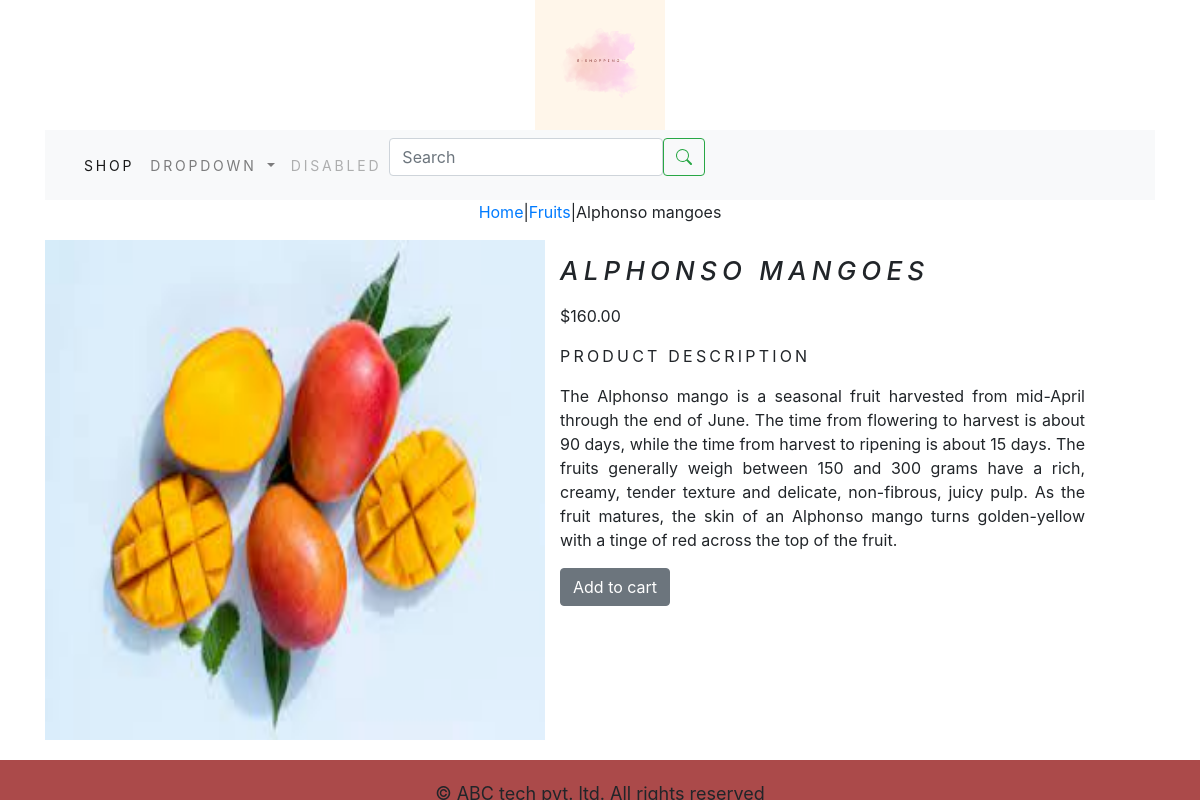
/shopapp/fruits/mangoes/, run on the app's committed database.
### shopapp/models.py (models this page shows, shortened)
class Product(models.Model):
    name=models.CharField(max_length=250,unique=True)
    slug=models.SlugField(max_length=250,unique=True)
    description=models.TextField(blank=True)
    price=models.DecimalField(max_digits=10,decimal_places=2)
    category=models.ForeignKey(Category,on_delete=models.CASCADE)
    image=models.ImageField(upload_to='product',blank=True)
    stock=models.IntegerField()
    available=models.BooleanField(default=True)
    created=models.DateTimeField(auto_now_add=True)
    updated=models.DateTimeField(auto_now=True)
    class Meta:
        ordering=('name',)
        verbose_name='product'
        verbose_name_plural='products'
    def __str__(self):
        return '{}' .format(self.name)

class Category(models.Model):
    name=models.CharField(max_length=250,unique=True)
    slug=models.SlugField(max_length=250,unique=True)
    description=models.TextField(blank=True)
    image=models.ImageField(upload_to='category',blank=True)
    class Meta:
        ordering=('name',)
        verbose_name='category'
        verbose_name_plural='categories'
    def get_url(self):
        return reverse('shopapp:products_by_category',args=[self.slug])
    def __str__(self):
        return '{}' .format(self.name)

### shopapp/views.py (the view)
# urls.py: path('<slug:c_slug>/<slug:product_slug>/',views.proDetail,name='prodCatdetail'),
def proDetail(request,c_slug,product_slug):
    try:
        product=Product.objects.get(category__slug=c_slug, slug=product_slug)
        print("Product:", product)
    except Exception as e:
        raise e
    return render(request,'product.html',{'product':product})

### cart/context_processors.py (called while the page is built)
def counter(request):
    item_count=0
    if 'admin' in request.path:
        return {}
    else:
        try:
            cart=Cart.objects.filter(cart_id=_cart_id(request))
            cart_items=CartItem.objects.all().filter(cart=cart[:1])
            for cart_item in cart_items:
                item_count += cart_item.quantity
        except Cart.DoesNotExist:
            item_count =0
    return dict(item_count=item_count)

### cart/views.py (called while the page is built)
def _cart_id(request):
    Cart=request.session.session_key
    if not Cart:
        Cart=request.session.create()
    return Cart

### shopapp/context_processors.py (called while the page is built)
def menu_links(request):
    links=Category.objects.all()
    return dict(links=links)

### templates/product.html (shortened to what this page needs)
{% extends 'base.html' %}
{% load static %}
{% block content %}
<div class="prod_main">
    <div class="mx-auto">
        <p><a href="{% url 'shopapp:allProdCat' %}">Home</a>|<a
                href="{{product.category.get_url}}">{{product.category}}</a>|{{product.name}}</p>
    </div>
    <div class="prod_inner">
        <img class="prod_image" src="{{product.image.url}}" alt="{{product.name}}">
        <div class="col-12 col-sm-12 col-md-12 col-lg-6 prod_bottom">
            <h2 class="my_prod_title">{{product.name}}</h2>
            <p>${{product.price}}</p>
            <p class="my_title"> Product Description </p>
            <p class="text-justify my_prod_text">{{product.description}}</p>
            {% if product.stock <= 0 %}
             <p class="text-justify my_prod_text"><b>Out of stock</b></p>
            {% else %}
                <a class="btn btn-secondary" href="{% url 'cart:add_cart' product.id %}">Add to cart</a><br>
        </div>
    </div>
</div>
{% endif %}
{% endblock %}

### static/css/custom.css (style rules this page uses)
body { font-family: 'Playfair Display', serif; }
.my_title { font-size: 16px; text-transform: uppercase; letter-spacing: .2em; }
.prod_image { width:500; height:500 }
.prod_bottom { padding-bottom: 70; }
.prod_main { display: flex; flex-direction: column; }
.prod_inner { display: flex; flex-direction: row; }
.my_prod_title { font-size: 26px; font-style: oblique; text-transform: uppercase; letter-spacing: .2em; padding-top: 15px; padding-bottom: 10px; }

### data on the page
Product: category "Fruits", name "Alphonso mangoes", image (picture), name "ALPHONSO MANGOES", price "160.00", description "The Alphonso mango is a seasonal fruit harvested from mid-April through the end of June. The time from flowering to harvest is about 90 days, while the time from harvest to ripening is about 15 days. The fruits generally weigh between 150 and 300 grams have a rich, creamy, tender texture and delicate, non-fibrous, juicy pulp. As the fruit matures, the skin of an Alphonso mango turns golden-yellow with a tinge of red across the top of the fruit."
